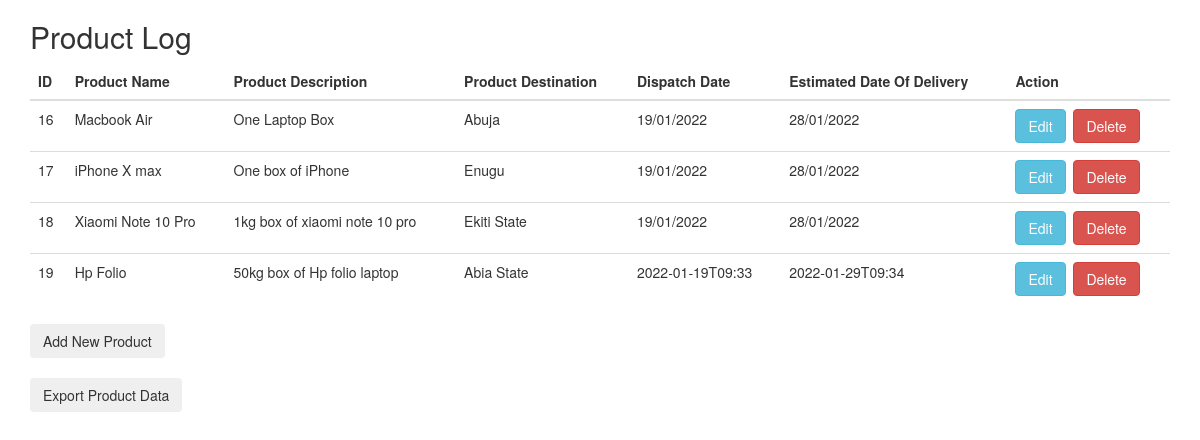
The page /view.php on the database its author committed.
### tables this page shows
CREATE TABLE `products` (
  `id` int(11) NOT NULL,
  `pname` varchar(255) NOT NULL,
  `pdesc` varchar(255) NOT NULL,
  `pdest` varchar(255) NOT NULL,
  `dsent` varchar(255) NOT NULL,
  `darrive` varchar(255) NOT NULL,
  `active` int(255) NOT NULL
);

### view.php (the view, shortened to what this page needs)
<?php
include "config.php";
$sql = "SELECT * FROM products";
$result = $conn->query($sql);
?>
<!DOCTYPE html>
<html>
<head>
<link rel="stylesheet" href="https://maxcdn.bootstrapcdn.com/bootstrap/3.4.0/css/bootstrap.min.css">
</head>
<body>
    <div class="container">
        <h2>Product Log</h2>
<table class="table">
    <thead>
        <tr>
        <th>ID</th>
        <th>Product Name</th>
        <th>Product Description</th>
        <th>Product Destination</th>
        <th>Dispatch Date</th>
        <th>Estimated Date Of Delivery</th>
        <th>Action</th>
    </tr>
    </thead>
    <tbody>
        <?php
            if ($result->num_rows > 0) {
                while ($row = $result->fetch_assoc()) {
        ?>
                    <tr>
                    <td><?php echo $row['id']; ?></td>
                    <td><?php echo $row['pname']; ?></td>
                    <td><?php echo $row['pdesc']; ?></td>
                    <td><?php echo $row['pdest']; ?></td>
                    <td><?php echo $row['dsent']; ?></td>
                    <td><?php echo $row['darrive']; ?></td>
                    <td><a class="btn btn-info" href="update.php?id=<?php echo $row['id']; ?>">Edit</a>&nbsp;
                    <a class="btn btn-danger" href="delete.php?id=<?php echo $row['id']; ?>">Delete</a></td>
                    </tr>
<?php
    }
  }
?>
    </tbody>
</table>
<form action="create.php">
    <button class="button btn" >Add New Product</button>
</form>
<br>
<form action="exportData.php">
    <button class="button btn" >Export Product Data</button>
</form>
</div>
</body>
</html>

### rows shown on the page
products: id "16", pname "Macbook Air", pdesc "One Laptop Box", pdest "Abuja", dsent "19/01/2022", darrive "28/01/2022"
products: id "17", pname "iPhone X max", pdesc "One box of iPhone", pdest "Enugu", dsent "19/01/2022", darrive "28/01/2022"
products: id "18", pname "Xiaomi Note 10 Pro", pdesc "1kg box of xiaomi note 10 pro", pdest "Ekiti State", dsent "19/01/2022", darrive "28/01/2022"
products: id "19", pname "Hp Folio", pdesc "50kg box of Hp folio laptop", pdest "Abia State", dsent "2022-01-19T09:33", darrive "2022-01-29T09:34"
